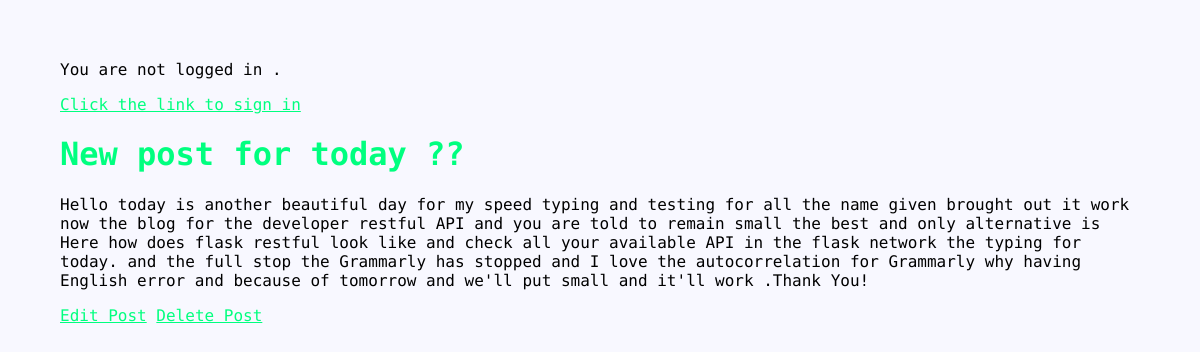
The page /post/5 on the database its author committed.
### blog/models.py (models this page shows, shortened)
class Post(models.Model):
	title=models.CharField(max_length=200)
	text=models.TextField(unique=True)
	author=models.ForeignKey("auth.User",on_delete=models.CASCADE)

### blog/views.py (the view)
# urls.py: path("post/<int:pk>",views.BlogDetailView.as_view(),name='post_details'),
class BlogDetailView(DetailView):
	model=Post
	template_name="blog/full_post.html"

### templates/blog/full_post.html (shortened to what this page needs)
{% extends 'blog/base.html'%}
{% block body%}
    <h1>{{post.title}}</h1>
    <p>{{post.text}}</p>
    <a href="{% url 'edit_post' post.pk%}"> Edit Post</a>
    <a href="{% url 'delete_post' post.pk%}"> Delete Post</a>
{% endblock%}

### static/blog/base.css (style rules this page uses)
body { background-color: ghostwhite; font-family: 'Source code pro',monospace; margin: 5%; }
h1 { color: springgreen; }
a { color: springgreen; }

### rows shown on the page
Post: title "New post for today ??", text "Hello today is another beautiful day for my speed typing and testing for all the name given brought out it work now the blog for the developer restful API and you are told to remain small the best and only alternative is Here how does flask restful look like and check all your available API in the flask network the typing for today. and the full stop the Grammarly has stopped and I love the autocorrelation for Grammarly why having English error and because of tomorrow and we'll put small and it'll work .Thank You!"
